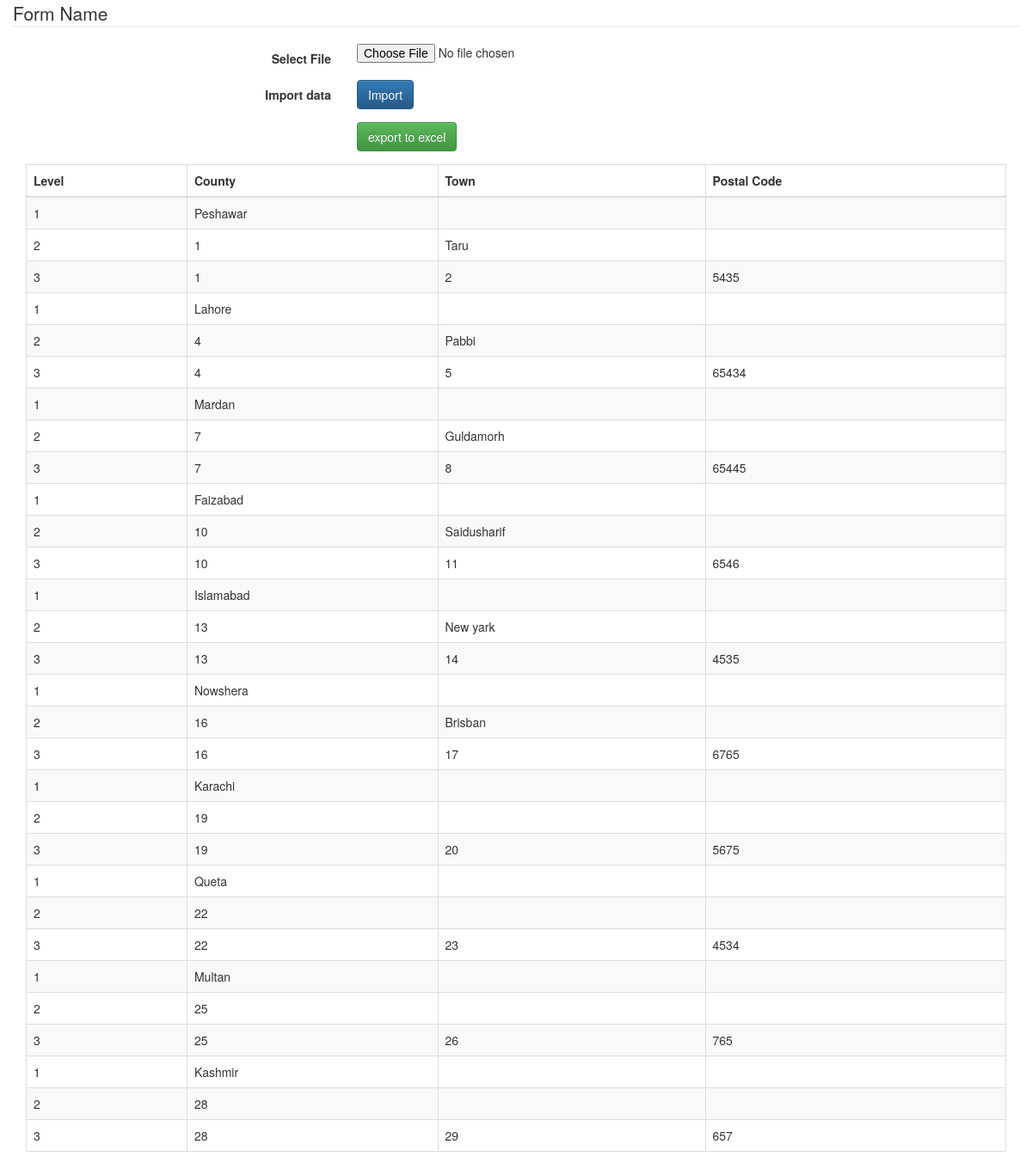
The page / on the database its author committed.
### tables this page shows
CREATE TABLE `locations` (
  `id` bigint(20) UNSIGNED NOT NULL,
  `lo_level` int(11) NOT NULL,
  `lo_county` varchar(255) NOT NULL,
  `lo_town` varchar(255) DEFAULT NULL,
  `lo_postcode` varchar(255) DEFAULT NULL
);

### index.php (the view, shortened to what this page needs)
<!DOCTYPE html>
<html lang="en">
<head>
    <link rel="stylesheet" href="https://maxcdn.bootstrapcdn.com/bootstrap/3.3.7/css/bootstrap.min.css">
    <link rel="stylesheet" href="https://maxcdn.bootstrapcdn.com/bootstrap/3.3.7/css/bootstrap-theme.min.css">
</head>
<body>
    <div id="wrap">
        <div class="container">
            <div class="row">
                <form class="form-horizontal" action="functions.php" method="post" name="upload_excel" enctype="multipart/form-data">
                    <fieldset>
                        <legend>Form Name</legend>
                        <div class="form-group">
                            <label class="col-md-4 control-label" for="filebutton">Select File</label>
                            <div class="col-md-4">
                                <input type="file" name="file" id="file" class="input-large">
                            </div>
                        </div>
                        <div class="form-group">
                            <label class="col-md-4 control-label" for="singlebutton">Import data</label>
                            <div class="col-md-4">
                                <button type="submit" id="submit" name="Import" class="btn btn-primary button-loading" data-loading-text="Loading...">Import</button>
                            </div>
                        </div>
                    </fieldset>
                </form>
                <div>
                    <form class="form-horizontal" action="functions.php" method="post" name="upload_excel" enctype="multipart/form-data">
                        <div class="form-group">
                            <div class="col-md-4 col-md-offset-4">
                                <input type="submit" name="Export" class="btn btn-success" value="export to excel" />
                            </div>
                        </div>
                    </form>
                </div>
            </div>
            <?php
            function get_all_records()
            {
                $conn = getdb();
                $Sql = "SELECT * FROM locations";
                $result = mysqli_query($conn, $Sql);
                if (mysqli_num_rows($result) > 0) {
                    echo "<div class='table-responsive'><table id='myTable' class='table table-striped table-bordered'>
                         <thead><tr>
                                      <th>Level</th>
                                      <th>County</th>
                                      <th>Town</th>
                                      <th>Postal Code</th>
                                    </tr></thead><tbody>";
                    while ($row = mysqli_fetch_assoc($result)) {
                        echo "<tr>
                               <td>" . $row['lo_level'] . "</td>
                               <td>" . $row['lo_county'] . "</td>
                               <td>" . $row['lo_town'] . "</td>
                               <td>" . $row['lo_postcode'] . "</td></tr>";
                    }
                    echo "</tbody></table></div>";
                } else {
                    echo "you have no records";
                }
            }
            echo get_all_records();
            ?>
        </div>
    </div>
</body>
</html>

### rows shown on the page
locations: lo_level "1", lo_county "Peshawar"
locations: lo_level "2", lo_county "1", lo_town "Taru"
locations: lo_level "3", lo_county "1", lo_town "2", lo_postcode "5435"
locations: lo_level "1", lo_county "Lahore"
locations: lo_level "2", lo_county "4", lo_town "Pabbi"
locations: lo_level "3", lo_county "4", lo_town "5", lo_postcode "65434"
locations: lo_level "1", lo_county "Mardan"
locations: lo_level "2", lo_county "7", lo_town "Guldamorh"
locations: lo_level "3", lo_county "7", lo_town "8", lo_postcode "65445"
locations: lo_level "1", lo_county "Faizabad"
locations: lo_level "2", lo_county "10", lo_town "Saidusharif"
locations: lo_level "3", lo_county "10", lo_town "11", lo_postcode "6546"
locations: lo_level "1", lo_county "Islamabad"
locations: lo_level "2", lo_county "13", lo_town "New yark"
locations: lo_level "3", lo_county "13", lo_town "14", lo_postcode "4535"
locations: lo_level "1", lo_county "Nowshera"
locations: lo_level "2", lo_county "16", lo_town "Brisban"
locations: lo_level "3", lo_county "16", lo_town "17", lo_postcode "6765"
locations: lo_level "1", lo_county "Karachi"
locations: lo_level "2", lo_county "19"
locations: lo_level "3", lo_county "19", lo_town "20", lo_postcode "5675"
locations: lo_level "1", lo_county "Queta"
locations: lo_level "2", lo_county "22"
locations: lo_level "3", lo_county "22", lo_town "23", lo_postcode "4534"
locations: lo_level "1", lo_county "Multan"
locations: lo_level "2", lo_county "25"
locations: lo_level "3", lo_county "25", lo_town "26", lo_postcode "765"
locations: lo_level "1", lo_county "Kashmir"
locations: lo_level "2", lo_county "28"
locations: lo_level "3", lo_county "28", lo_town "29", lo_postcode "657"
